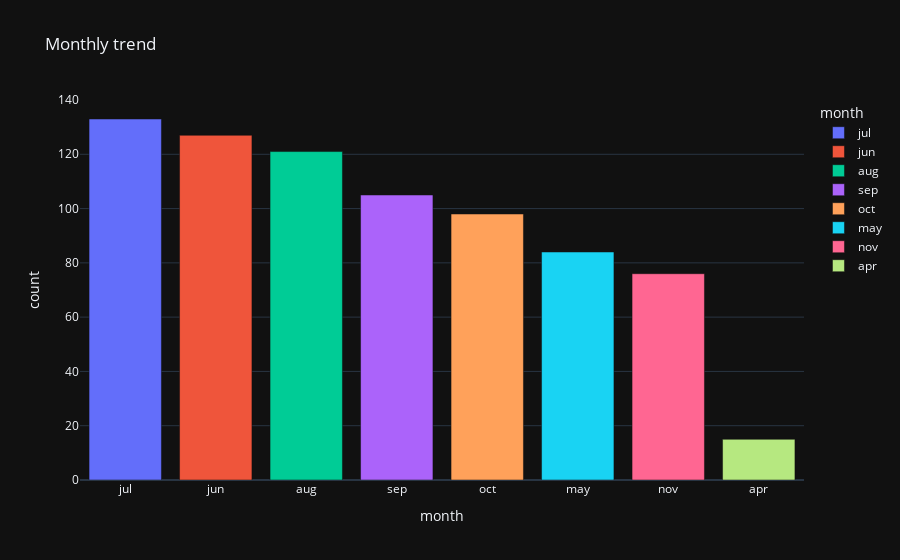

Notebook code for this chart:
### Code cell
fig = px.bar(month_trend, x='month', y='count',
             title='Monthly trend',
             color='month',
             template='plotly_dark')
fig.show()

### Figure 1 — Plotly figure (JSON) as saved in the notebook; plotly's stock layout.template omitted (floating-point values rounded to 4 significant figures)
{"data": [{"alignmentgroup": "True", "hovertemplate": "month=%{x}<br>count=%{y}<extra></extra>", "legendgroup": "jul", "marker": {"color": "#636efa", "pattern": {"shape": ""}}, "name": "jul", "offsetgroup": "jul", "orientation": "v", "showlegend": true, "textposition": "auto", "type": "bar", "x": ["jul"], "xaxis": "x", "y": [133], "yaxis": "y"}, {"alignmentgroup": "True", "hovertemplate": "month=%{x}<br>count=%{y}<extra></extra>", "legendgroup": "jun", "marker": {"color": "#EF553B", "pattern": {"shape": ""}}, "name": "jun", "offsetgroup": "jun", "orientation": "v", "showlegend": true, "textposition": "auto", "type": "bar", "x": ["jun"], "xaxis": "x", "y": [127], "yaxis": "y"}, {"alignmentgroup": "True", "hovertemplate": "month=%{x}<br>count=%{y}<extra></extra>", "legendgroup": "aug", "marker": {"color": "#00cc96", "pattern": {"shape": ""}}, "name": "aug", "offsetgroup": "aug", "orientation": "v", "showlegend": true, "textposition": "auto", "type": "bar", "x": ["aug"], "xaxis": "x", "y": [121], "yaxis": "y"}, {"alignmentgroup": "True", "hovertemplate": "month=%{x}<br>count=%{y}<extra></extra>", "legendgroup": "sep", "marker": {"color": "#ab63fa", "pattern": {"shape": ""}}, "name": "sep", "offsetgroup": "sep", "orientation": "v", "showlegend": true, "textposition": "auto", "type": "bar", "x": ["sep"], "xaxis": "x", "y": [105], "yaxis": "y"}, {"alignmentgroup": "True", "hovertemplate": "month=%{x}<br>count=%{y}<extra></extra>", "legendgroup": "oct", "marker": {"color": "#FFA15A", "pattern": {"shape": ""}}, "name": "oct", "offsetgroup": "oct", "orientation": "v", "showlegend": true, "textposition": "auto", "type": "bar", "x": ["oct"], "xaxis": "x", "y": [98], "yaxis": "y"}, {"alignmentgroup": "True", "hovertemplate": "month=%{x}<br>count=%{y}<extra></extra>", "legendgroup": "may", "marker": {"color": "#19d3f3", "pattern": {"shape": ""}}, "name": "may", "offsetgroup": "may", "orientation": "v", "showlegend": true, "textposition": "auto", "type": "bar", "x": ["may"], "xaxis": "x", "y": [84], "yaxis": "y"}, {"alignmentgroup": "True", "hovertemplate": "month=%{x}<br>count=%{y}<extra></extra>", "legendgroup": "nov", "marker": {"color": "#FF6692", "pattern": {"shape": ""}}, "name": "nov", "offsetgroup": "nov", "orientation": "v", "showlegend": true, "textposition": "auto", "type": "bar", "x": ["nov"], "xaxis": "x", "y": [76], "yaxis": "y"}, {"alignmentgroup": "True", "hovertemplate": "month=%{x}<br>count=%{y}<extra></extra>", "legendgroup": "apr", "marker": {"color": "#B6E880", "pattern": {"shape": ""}}, "name": "apr", "offsetgroup": "apr", "orientation": "v", "showlegend": true, "textposition": "auto", "type": "bar", "x": ["apr"], "xaxis": "x", "y": [15], "yaxis": "y"}], "layout": {"barmode": "relative", "legend": {"title": {"text": "month"}, "tracegroupgap": 0}, "title": {"text": "Monthly trend"}, "xaxis": {"anchor": "y", "categoryarray": ["jul", "jun", "aug", "sep", "oct", "may", "nov", "apr"], "categoryorder": "array", "domain": [0, 1], "title": {"text": "month"}}, "yaxis": {"anchor": "x", "domain": [0, 1], "title": {"text": "count"}}}}
